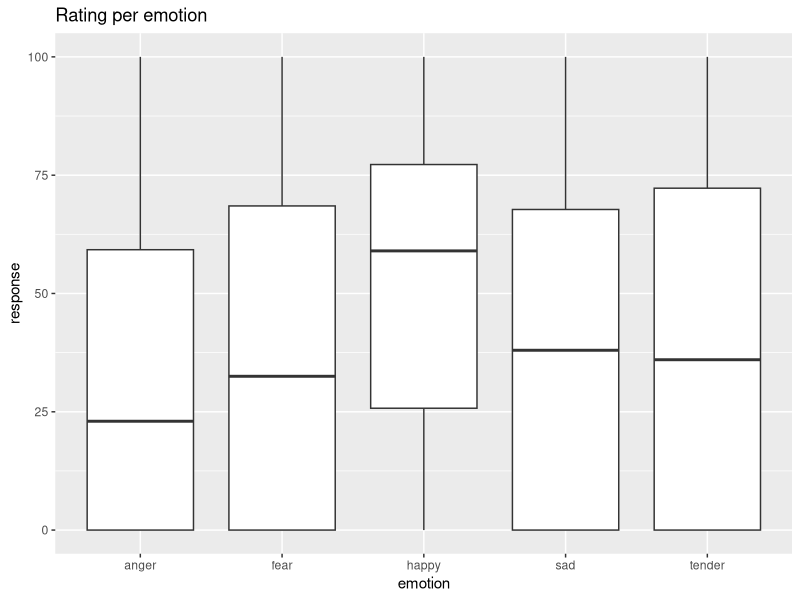
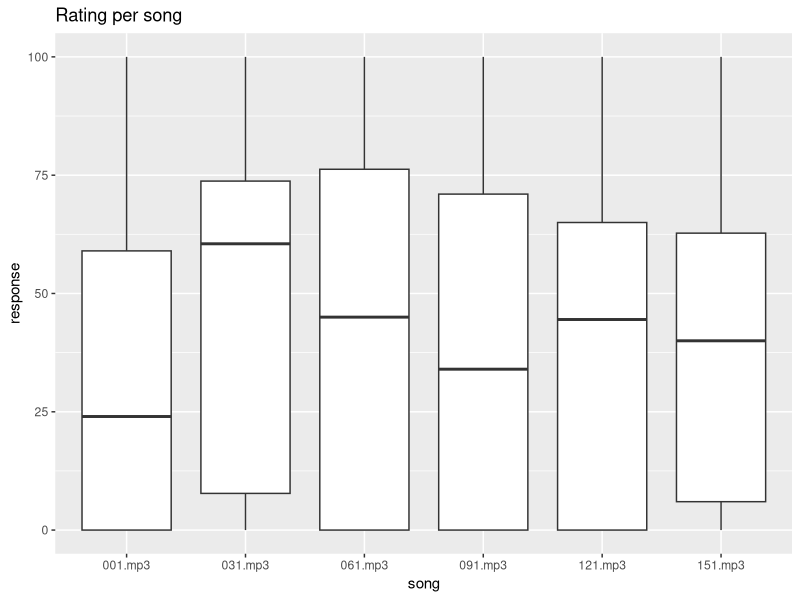
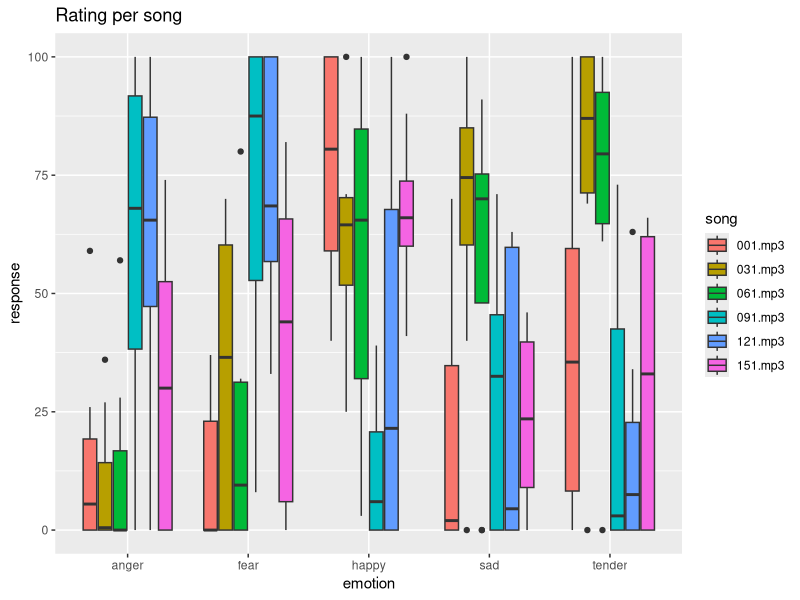
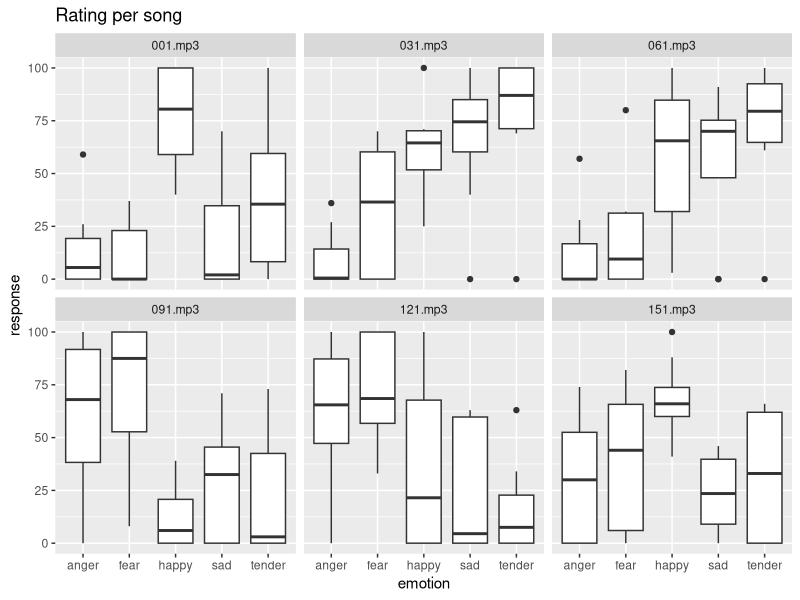

The R script that drew these images, in order:
## ---- chunk 1
knitr::opts_chunk$set(echo = TRUE)
## ---- chunk 2
# we load the packages
library(dplyr)
library(ggplot2)
library(tidyverse)

# Set seed for reproducability
set.seed(1)

# set working directory
setwd("C:/Users/au672599/OneDrive - Aarhus Universitet/Documents/PhD Rebecca/Summer School/Online studies data")

# load in the data file. Note this only works with a .csv file. Here you need to change the name of the file.

data <- read.csv('survey_data_group3.csv')
data$X <- NULL

colnames(data)[2] ="song"

# if it worked correctly, you should now see the dataframe 'data' appear in the Environment panel. You can click on it, to open it and check that it looks like your messy data file.
## ---- chunk 3

print(length(unique(data$run_id)))
# whatever outputs here is the number of respondents

# I haven't done the calculation from GoldMSI because I don't know what you want to do, you can try or I can come help


# summary of ratings per emotion
results_table_per_emotion<- data %>%
  group_by(emotion) %>% 
  summarise(mean = mean(response),
            max = max(response),
            min = min(response))

# summary of ratings per song
results_table_per_song<- data %>%
  group_by(song) %>% 
  summarise(mean = mean(response),
            max = max(response),
            min = min(response))

# summary of ratings per song for each emotion
results_table_per_song_per_emotion<- data %>%
  group_by(song, emotion) %>% 
  summarise(mean = mean(response),
            max = max(response),
            min = min(response))

## ---- chunk 4

# different plot options

ggplot(data, aes(x=emotion, y=response ))+
geom_boxplot()+
  labs(title = 'Rating per emotion')

ggplot(data, aes(x=song, y=response ))+
geom_boxplot()+
  labs(title = 'Rating per song')

ggplot(data, aes(x=emotion, y=response, fill = song ))+
geom_boxplot()+
  labs(title = 'Rating per song')

ggplot(data, aes(x=emotion, y=response ))+
geom_boxplot()+
  labs(title = 'Rating per song')+
  facet_wrap(~song)

